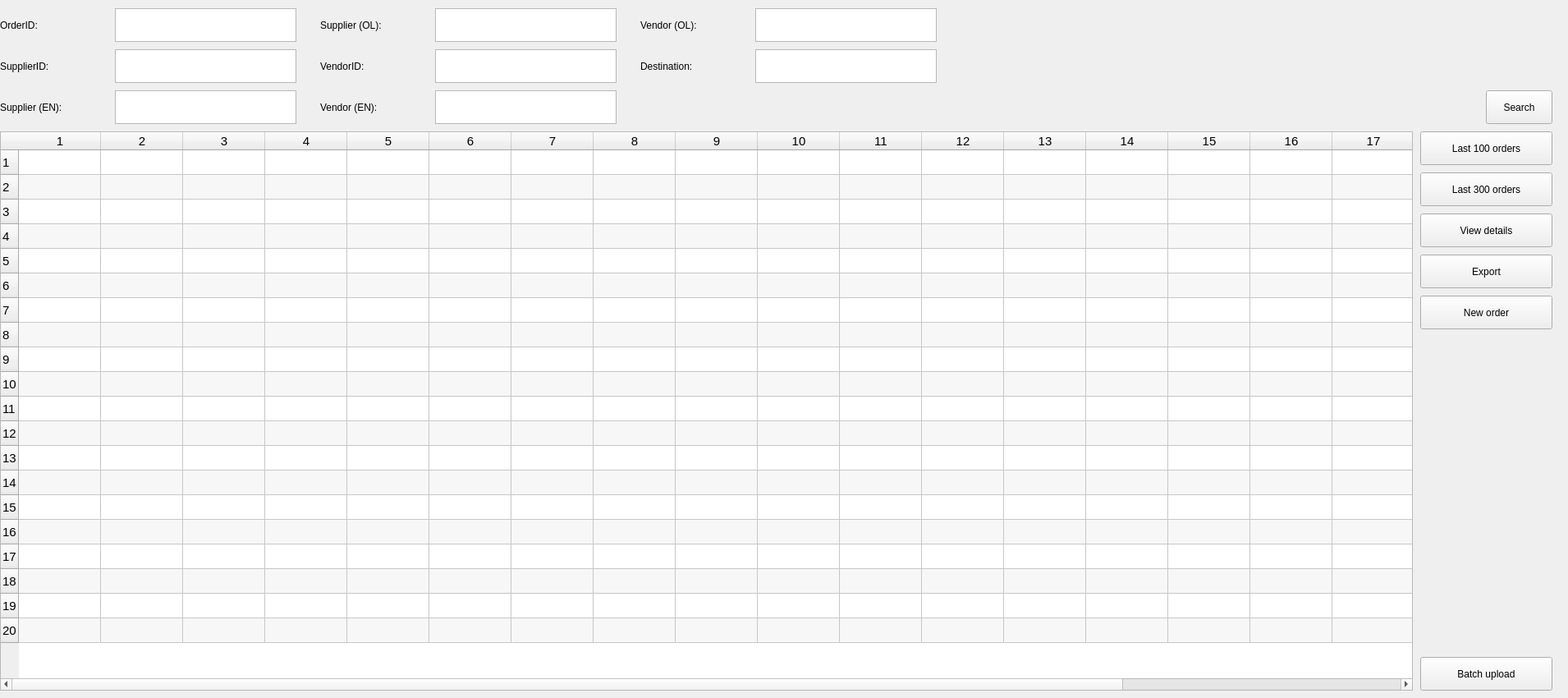
    <widget class="QWidget" name="tab_orderManagement">
     <property name="sizePolicy">
      <sizepolicy hsizetype="Fixed" vsizetype="Fixed">
       <horstretch>0</horstretch>
       <verstretch>0</verstretch>
      </sizepolicy>
     </property>
     <property name="minimumSize">
      <size>
       <width>1910</width>
       <height>850</height>
      </size>
     </property>
     <attribute name="title">
      <string>Order Management</string>
     </attribute>
     <widget class="QLabel" name="order_label_vendorOL">
      <property name="geometry">
       <rect>
        <x>780</x>
        <y>10</y>
        <width>121</width>
        <height>41</height>
       </rect>
      </property>
      <property name="lineWidth">
       <number>0</number>
      </property>
      <property name="text">
       <string>Vendor (OL):</string>
      </property>
      <property name="textFormat">
       <enum>Qt::PlainText</enum>
      </property>
     </widget>
     <widget class="QLabel" name="order_label_destination">
      <property name="geometry">
       <rect>
        <x>780</x>
        <y>60</y>
        <width>111</width>
        <height>41</height>
       </rect>
      </property>
      <property name="lineWidth">
       <number>0</number>
      </property>
      <property name="text">
       <string>Destination:</string>
      </property>
      <property name="textFormat">
       <enum>Qt::PlainText</enum>
      </property>
     </widget>
     <widget class="QPushButton" name="order_pushButton_search">
      <property name="geometry">
       <rect>
        <x>1810</x>
        <y>110</y>
        <width>81</width>
        <height>41</height>
       </rect>
      </property>
      <property name="text">
       <string>Search</string>
      </property>
     </widget>
     <widget class="QLabel" name="order_label_suppierEN">
      <property name="geometry">
       <rect>
        <x>0</x>
        <y>110</y>
        <width>131</width>
        <height>41</height>
       </rect>
      </property>
      <property name="lineWidth">
       <number>0</number>
      </property>
      <property name="text">
       <string>Supplier (EN):</string>
      </property>
      <property name="textFormat">
       <enum>Qt::PlainText</enum>
      </property>
     </widget>
     <widget class="QLabel" name="order_label_supplierOL">
      <property name="geometry">
       <rect>
        <x>390</x>
        <y>10</y>
        <width>131</width>
        <height>41</height>
       </rect>
      </property>
      <property name="lineWidth">
       <number>0</number>
      </property>
      <property name="text">
       <string>Supplier (OL):</string>
      </property>
      <property name="textFormat">
       <enum>Qt::PlainText</enum>
      </property>
     </widget>
     <widget class="QLabel" name="order_label_vendorID">
      <property name="geometry">
       <rect>
        <x>390</x>
        <y>60</y>
        <width>121</width>
        <height>41</height>
       </rect>
      </property>
      <property name="lineWidth">
       <number>0</number>
      </property>
      <property name="text">
       <string>VendorID:</string>
      </property>
      <property name="textFormat">
       <enum>Qt::PlainText</enum>
      </property>
     </widget>
     <widget class="QLabel" name="order_label_supplierID">
      <property name="geometry">
       <rect>
        <x>0</x>
        <y>60</y>
        <width>111</width>
        <height>41</height>
       </rect>
      </property>
      <property name="lineWidth">
       <number>0</number>
      </property>
      <property name="text">
       <string>SupplierID:</string>
      </property>
      <property name="textFormat">
       <enum>Qt::PlainText</enum>
      </property>
     </widget>
     <widget class="QLabel" name="order_label_orderID">
      <property name="geometry">
       <rect>
        <x>0</x>
        <y>10</y>
        <width>111</width>
        <height>41</height>
       </rect>
      </property>
      <property name="lineWidth">
       <number>0</number>
      </property>
      <property name="text">
       <string>OrderID:</string>
      </property>
      <property name="textFormat">
       <enum>Qt::PlainText</enum>
      </property>
     </widget>
     <widget class="QTableWidget" name="order_tableWidget_display">
      <property name="geometry">
       <rect>
        <x>0</x>
        <y>160</y>
        <width>1721</width>
        <height>681</height>
       </rect>
      </property>
      <property name="font">
       <font>
        <pointsize>11</pointsize>
       </font>
      </property>
      <property name="alternatingRowColors">
       <bool>true</bool>
      </property>
      <property name="selectionBehavior">
       <enum>QAbstractItemView::SelectRows</enum>
      </property>
      <property name="rowCount">
       <number>20</number>
      </property>
      <property name="columnCount">
       <number>20</number>
      </property>
      <attribute name="horizontalHeaderShowSortIndicator" stdset="0">
       <bool>true</bool>
      </attribute>
      <attribute name="verticalHeaderDefaultSectionSize">
       <number>30</number>
      </attribute>
      <attribute name="verticalHeaderMinimumSectionSize">
       <number>30</number>
      </attribute>
      <row/>
      <row/>
      <row/>
      <row/>
      <row/>
      <row/>
      <row/>
      <row/>
      <row/>
      <row/>
      <row/>
      <row/>
      <row/>
      <row/>
      <row/>
      <row/>
      <row/>
      <row/>
      <row/>
      <row/>
      <column/>
      <column/>
      <column/>
      <column/>
      <column/>
      <column/>
      <column/>
      <column/>
      <column/>
      <column/>
      <column/>
      <column/>
      <column/>
      <column/>
      <column/>
      <column/>
      <column/>
      <column/>
      <column/>
      <column/>
     </widget>
     <widget class="QPushButton" name="order_pushButton_last300orders">
      <property name="geometry">
       <rect>
        <x>1730</x>
        <y>210</y>
        <width>161</width>
        <height>41</height>
       </rect>
      </property>
      <property name="text">
       <string>Last 300 orders</string>
      </property>
     </widget>
     <widget class="QPushButton" name="order_pushButton_last100orders">
      <property name="geometry">
       <rect>
        <x>1730</x>
        <y>160</y>
        <width>161</width>
        <height>41</height>
       </rect>
      </property>
      <property name="text">
       <string>Last 100 orders</string>
      </property>
     </widget>
     <widget class="QPushButton" name="order_pushButton_batchUpload">
      <property name="geometry">
       <rect>
        <x>1730</x>
        <y>800</y>
        <width>161</width>
        <height>41</height>
       </rect>
      </property>
      <property name="text">
       <string>Batch upload</string>
      </property>
     </widget>
     <widget class="QTextEdit" name="order_textEdit_vendorOL">
      <property name="geometry">
       <rect>
        <x>920</x>
        <y>10</y>
        <width>221</width>
        <height>41</height>
       </rect>
      </property>
     </widget>
     <widget class="QTextEdit" name="order_textEdit_orderID">
      <property name="geometry">
       <rect>
        <x>140</x>
        <y>10</y>
        <width>221</width>
        <height>41</height>
       </rect>
      </property>
     </widget>
     <widget class="QTextEdit" name="order_textEdit_vendorID">
      <property name="geometry">
       <rect>
        <x>530</x>
        <y>60</y>
        <width>221</width>
        <height>41</height>
       </rect>
      </property>
     </widget>
     <widget class="QTextEdit" name="order_textEdit_supplierID">
      <property name="geometry">
       <rect>
        <x>140</x>
        <y>60</y>
        <width>221</width>
        <height>41</height>
       </rect>
      </property>
     </widget>
     <widget class="QTextEdit" name="order_textEdit_supplierOL">
      <property name="geometry">
       <rect>
        <x>530</x>
        <y>10</y>
        <width>221</width>
        <height>41</height>
       </rect>
      </property>
     </widget>
     <widget class="QTextEdit" name="order_textEdit_supplierEN">
      <property name="geometry">
       <rect>
        <x>140</x>
        <y>110</y>
        <width>221</width>
        <height>41</height>
       </rect>
      </property>
     </widget>
     <widget class="QTextEdit" name="order_textEdit_destination">
      <property name="geometry">
       <rect>
        <x>920</x>
        <y>60</y>
        <width>221</width>
        <height>41</height>
       </rect>
      </property>
     </widget>
     <widget class="QPushButton" name="order_pushButton_newOrder">
      <property name="geometry">
       <rect>
        <x>1730</x>
        <y>360</y>
        <width>161</width>
        <height>41</height>
       </rect>
      </property>
      <property name="text">
       <string>New order</string>
      </property>
     </widget>
     <widget class="QPushButton" name="order_pushButton_viewDetails">
      <property name="geometry">
       <rect>
        <x>1730</x>
        <y>260</y>
        <width>161</width>
        <height>41</height>
       </rect>
      </property>
      <property name="text">
       <string>View details</string>
      </property>
     </widget>
     <widget class="QTextEdit" name="order_textEdit_vendorEN">
      <property name="geometry">
       <rect>
        <x>530</x>
        <y>110</y>
        <width>221</width>
        <height>41</height>
       </rect>
      </property>
     </widget>
     <widget class="QLabel" name="order_label_vendorEN">
      <property name="geometry">
       <rect>
        <x>390</x>
        <y>110</y>
        <width>121</width>
        <height>41</height>
       </rect>
      </property>
      <property name="lineWidth">
       <number>0</number>
      </property>
      <property name="text">
       <string>Vendor (EN):</string>
      </property>
      <property name="textFormat">
       <enum>Qt::PlainText</enum>
      </property>
     </widget>
     <widget class="QPushButton" name="order_pushButton_generateCSV">
      <property name="geometry">
       <rect>
        <x>1730</x>
        <y>310</y>
        <width>161</width>
        <height>41</height>
       </rect>
      </property>
      <property name="text">
       <string>Export</string>
      </property>
     </widget>
    </widget>
